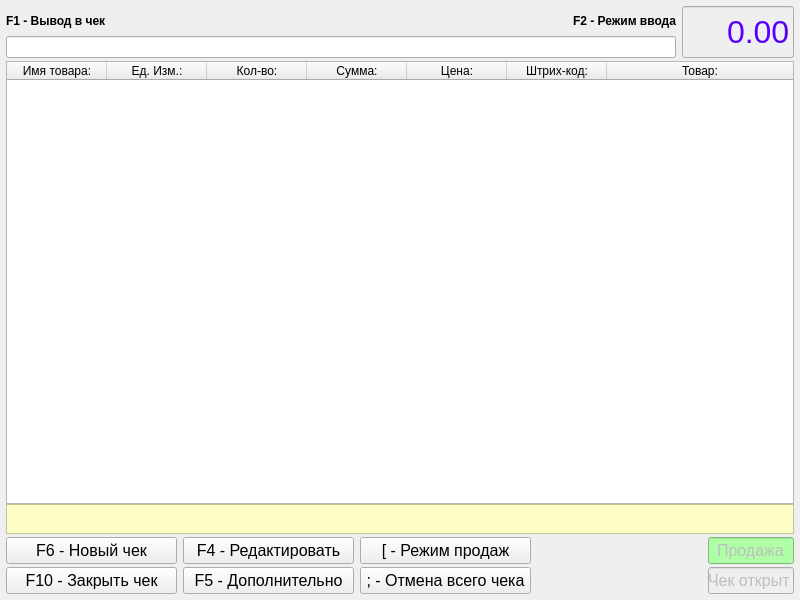
<?xml version="1.0" encoding="UTF-8"?>
<ui version="4.0">
 <class>MainWindow</class>
 <widget class="QMainWindow" name="MainWindow">
  <property name="geometry">
   <rect>
    <x>0</x>
    <y>0</y>
    <width>800</width>
    <height>600</height>
   </rect>
  </property>
  <property name="windowTitle">
   <string>TC Betta</string>
  </property>
  <widget class="QWidget" name="centralwidget">
   <layout class="QGridLayout" name="gridLayout" rowstretch="0,0,0,0">
    <property name="leftMargin">
     <number>6</number>
    </property>
    <property name="topMargin">
     <number>6</number>
    </property>
    <property name="rightMargin">
     <number>6</number>
    </property>
    <property name="bottomMargin">
     <number>6</number>
    </property>
    <property name="horizontalSpacing">
     <number>0</number>
    </property>
    <property name="verticalSpacing">
     <number>3</number>
    </property>
    <item row="0" column="0">
     <layout class="QHBoxLayout" name="horizontalLayout_2" stretch="90,15">
      <property name="spacing">
       <number>6</number>
      </property>
      <item>
       <layout class="QVBoxLayout" name="verticalLayout">
        <property name="spacing">
         <number>0</number>
        </property>
        <item>
         <layout class="QHBoxLayout" name="horizontalLayout">
          <item>
           <widget class="QLabel" name="label_checkinput">
            <property name="text">
             <string>&lt;html&gt;&lt;head/&gt;&lt;body&gt;&lt;p&gt;&lt;span style=&quot; font-weight:600;&quot;&gt;F1 - Вывод в чек&lt;/span&gt;&lt;/p&gt;&lt;/body&gt;&lt;/html&gt;</string>
            </property>
           </widget>
          </item>
          <item>
           <widget class="QLabel" name="label_inputemode">
            <property name="text">
             <string>&lt;html&gt;&lt;head/&gt;&lt;body&gt;&lt;p&gt;&lt;span style=&quot; font-weight:600;&quot;&gt;F2 - Режим ввода&lt;/span&gt;&lt;/p&gt;&lt;/body&gt;&lt;/html&gt;</string>
            </property>
            <property name="alignment">
             <set>Qt::AlignRight|Qt::AlignTrailing|Qt::AlignVCenter</set>
            </property>
           </widget>
          </item>
         </layout>
        </item>
        <item>
         <widget class="QLineEdit" name="lineEdit_product">
          <property name="styleSheet">
           <string notr="true">font: 12pt &quot;Sans Serif&quot;;</string>
          </property>
         </widget>
        </item>
       </layout>
      </item>
      <item>
       <widget class="QLineEdit" name="lineEdit_check_sum">
        <property name="enabled">
         <bool>false</bool>
        </property>
        <property name="sizePolicy">
         <sizepolicy hsizetype="Expanding" vsizetype="Maximum">
          <horstretch>0</horstretch>
          <verstretch>0</verstretch>
         </sizepolicy>
        </property>
        <property name="minimumSize">
         <size>
          <width>0</width>
          <height>52</height>
         </size>
        </property>
        <property name="font">
         <font>
          <pointsize>24</pointsize>
         </font>
        </property>
        <property name="styleSheet">
         <string notr="true">color: rgb(85, 0, 255);</string>
        </property>
        <property name="text">
         <string>0.00</string>
        </property>
        <property name="alignment">
         <set>Qt::AlignRight|Qt::AlignTrailing|Qt::AlignVCenter</set>
        </property>
       </widget>
      </item>
     </layout>
    </item>
    <item row="3" column="0">
     <layout class="QGridLayout" name="gridLayout_4" columnstretch="10,10,10,10,5">
      <property name="horizontalSpacing">
       <number>6</number>
      </property>
      <property name="verticalSpacing">
       <number>3</number>
      </property>
      <item row="1" column="1">
       <widget class="QPushButton" name="pushButton_more">
        <property name="font">
         <font>
          <pointsize>12</pointsize>
         </font>
        </property>
        <property name="text">
         <string>F5 - Дополнительно</string>
        </property>
       </widget>
      </item>
      <item row="0" column="1">
       <widget class="QPushButton" name="pushButton_edit">
        <property name="font">
         <font>
          <pointsize>12</pointsize>
         </font>
        </property>
        <property name="text">
         <string>F4 - Редактировать</string>
        </property>
       </widget>
      </item>
      <item row="1" column="4">
       <widget class="QLineEdit" name="lineEdit_check_status">
        <property name="enabled">
         <bool>false</bool>
        </property>
        <property name="font">
         <font>
          <pointsize>12</pointsize>
         </font>
        </property>
        <property name="text">
         <string>Чек открыт</string>
        </property>
        <property name="alignment">
         <set>Qt::AlignCenter</set>
        </property>
       </widget>
      </item>
      <item row="1" column="0">
       <widget class="QPushButton" name="pushButton_close_check">
        <property name="font">
         <font>
          <pointsize>12</pointsize>
         </font>
        </property>
        <property name="text">
         <string>F10 - Закрыть чек</string>
        </property>
       </widget>
      </item>
      <item row="0" column="0">
       <widget class="QPushButton" name="pushButton_new_check">
        <property name="font">
         <font>
          <pointsize>12</pointsize>
         </font>
        </property>
        <property name="text">
         <string>F6 - Новый чек</string>
        </property>
       </widget>
      </item>
      <item row="0" column="4">
       <widget class="QLineEdit" name="lineEdit_mode">
        <property name="enabled">
         <bool>false</bool>
        </property>
        <property name="font">
         <font>
          <pointsize>12</pointsize>
         </font>
        </property>
        <property name="styleSheet">
         <string notr="true">background-color: rgb(175, 255, 166);</string>
        </property>
        <property name="text">
         <string>Продажа</string>
        </property>
        <property name="alignment">
         <set>Qt::AlignCenter</set>
        </property>
       </widget>
      </item>
      <item row="0" column="3">
       <spacer name="horizontalSpacer">
        <property name="orientation">
         <enum>Qt::Horizontal</enum>
        </property>
        <property name="sizeHint" stdset="0">
         <size>
          <width>40</width>
          <height>20</height>
         </size>
        </property>
       </spacer>
      </item>
      <item row="0" column="2">
       <widget class="QPushButton" name="pushButton_sales_mode">
        <property name="font">
         <font>
          <pointsize>12</pointsize>
         </font>
        </property>
        <property name="text">
         <string>[ - Режим продаж</string>
        </property>
       </widget>
      </item>
      <item row="1" column="2">
       <widget class="QPushButton" name="pushButton_cancel_check">
        <property name="font">
         <font>
          <pointsize>12</pointsize>
         </font>
        </property>
        <property name="text">
         <string>; - Отмена всего чека</string>
        </property>
       </widget>
      </item>
     </layout>
    </item>
    <item row="2" column="0">
     <layout class="QGridLayout" name="gridLayout_3" rowstretch="0,90,3">
      <property name="horizontalSpacing">
       <number>6</number>
      </property>
      <property name="verticalSpacing">
       <number>0</number>
      </property>
      <item row="1" column="0">
       <widget class="QTableWidget" name="tableWidget_check">
        <attribute name="horizontalHeaderStretchLastSection">
         <bool>true</bool>
        </attribute>
        <column>
         <property name="text">
          <string>Имя товара:</string>
         </property>
        </column>
        <column>
         <property name="text">
          <string>Ед. Изм.:</string>
         </property>
        </column>
        <column>
         <property name="text">
          <string>Кол-во:</string>
         </property>
        </column>
        <column>
         <property name="text">
          <string>Сумма:</string>
         </property>
        </column>
        <column>
         <property name="text">
          <string>Цена:</string>
         </property>
        </column>
        <column>
         <property name="text">
          <string>Штрих-код:</string>
         </property>
        </column>
        <column>
         <property name="text">
          <string>Товар:</string>
         </property>
        </column>
       </widget>
      </item>
      <item row="2" column="0" alignment="Qt::AlignVCenter">
       <widget class="QTableWidget" name="tableWidget_sum">
        <property name="minimumSize">
         <size>
          <width>0</width>
          <height>30</height>
         </size>
        </property>
        <property name="font">
         <font>
          <pointsize>12</pointsize>
         </font>
        </property>
        <property name="styleSheet">
         <string notr="true">background-color: rgb(254, 255, 196);</string>
        </property>
        <attribute name="horizontalHeaderVisible">
         <bool>false</bool>
        </attribute>
        <attribute name="horizontalHeaderStretchLastSection">
         <bool>true</bool>
        </attribute>
        <attribute name="verticalHeaderVisible">
         <bool>false</bool>
        </attribute>
        <attribute name="verticalHeaderCascadingSectionResizes">
         <bool>true</bool>
        </attribute>
        <attribute name="verticalHeaderMinimumSectionSize">
         <number>13</number>
        </attribute>
       </widget>
      </item>
     </layout>
    </item>
   </layout>
  </widget>
 </widget>
 <resources/>
 <connections/>
</ui>
